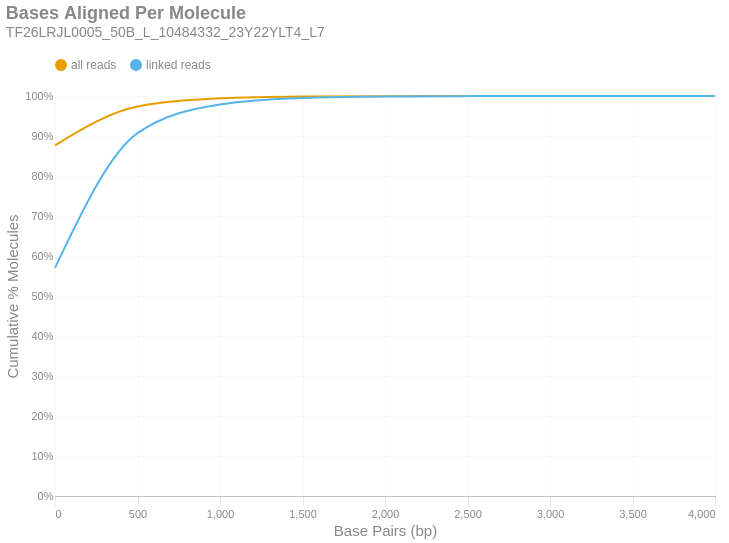

Source (notebook cell):
### Markdown cell above
### Bases Aligned Per Molecule
This is a cumulative frequency distribution showing the number of base pairs aligned per unique molecule. These data are shown in 500 bp bins. There are two distributions: one with `all reads` (yellow) and another with only `linked reads` (blue). The percent of molecules in the `linked reads` distribution is relative to the total number of linked molecules.

### Code cell
if SKIPLR:
    print_html(f"Skipped")
else:
    binned_df = consolidated_hist(valids['aligned_bp'], mask, 500, True)
    with SafeRender(binned_df):
        (
            density_plot(binned_df, 'Bases Aligned Per Molecule', samplename, 'basesper')
            .encode(
                x=alt.X('bin:Q', title="Base Pairs (bp)").axis(tickMinStep=500).scale(padding=0),
                y=alt.Y('value:Q', title='Cumulative % Molecules')
                    .axis(format='%')
                    .scale(domain = [0,1])
                    .stack(False),
                color=alt.Color("key:N").scale(domain = ["all reads", "linked reads"]),
                tooltip = [
                    alt.Tooltip("key:N", title = "Data Type"),
                    alt.Tooltip("range_label:N", title="Bases Aligned Per Molecule"),
                    alt.Tooltip("value:Q", format = ".2%", title="% Molecules (Cum.)")
                ]
            )
        ).display()

### Figure 1 — Vega-Lite specification as saved in the notebook (floating-point values rounded to 4 significant figures)
{"width": "container", "height": 400, "config": {"title": {"anchor": "start", "dy": -15, "fontSize": 18, "color": "#888888", "subtitleColor": "#888888", "subtitleFontSize": 14}, "arc": {"fill": "#0072B2"}, "axis": {"domainColor": "#888888", "domainWidth": 0.5, "gridWidth": 0.2, "grid": false, "titleFontWeight": 400, "titleFontSize": 15, "labelFontSize": 11, "labelColor": "#888888", "tickColor": "#888888", "tickWidth": 0.2, "titleColor": "#888888"}, "axisBand": {"grid": false}, "axisX": {"grid": true, "tickSize": 10, "domainCap": "round"}, "axisY": {"domain": false, "grid": true, "tickSize": 0, "domainCap": "round"}, "background": "transparent", "header": {"labelFontSize": 15, "labelColor": "#888888", "titleFontSize": 15, "titleFontWeight": 600, "titleColor": "#888888"}, "legend": {"labelFont": "sans-serif", "labelFontSize": 12, "labelColor": "#888888", "symbolSize": 100, "symbolType": "circle", "titleFontSize": 12, "titlePadding": 10, "titleColor": "#888888", "title": null, "orient": "top"}, "range": {"category": ["#E69F00", "#56B4E9", "#009E73", "#F0E442", "#0072B2", "#D55E00", "#CC79A7", "#000000"], "diverging": ["#cfe8f3", "#a2d4ec", "#73bfe2", "#46abdb", "#1696d2", "#12719e"]}, "area": {"fill": "#0072B2", "fillOpacity": 0.7, "line": true, "strokeOpacity": 0.7}, "line": {"color": "#0072B2", "stroke": "#0072B2", "strokeWidth": 2}, "trail": {"color": "#0072B2", "stroke": "#0072B2", "strokeWidth": 0, "size": 1}, "point": {"filled": true, "fillOpacity": 1.0, "size": 95}, "text": {"color": "#888888", "fontSize": 11, "align": "right", "fontWeight": 400, "size": 11}, "bar": {"fill": "#0072B2", "stroke": null}, "view": {"stroke": null, "continuousWidth": 660, "continuousHeight": 400}}, "data": {"name": "data-8fec3f91e69b80bdf149a77cee058b1f"}, "mark": {"type": "line", "interpolate": "monotone", "point": {"opacity": 0, "size": 275}}, "encoding": {"color": {"field": "key", "scale": {"domain": ["all reads", "linked reads"]}, "type": "nominal"}, "tooltip": [{"field": "key", "title": "Data Type", "type": "nominal"}, {"field": "range_label", "title": "Bases Aligned Per Molecule", "type": "nominal"}, {"field": "value", "format": ".2%", "title": "% Molecules (Cum.)", "type": "quantitative"}], "x": {"axis": {"tickMinStep": 500}, "field": "bin", "scale": {"padding": 0}, "title": "Base Pairs (bp)", "type": "quantitative"}, "y": {"axis": {"format": "%"}, "field": "value", "scale": {"domain": [0, 1]}, "stack": false, "title": "Cumulative % Molecules", "type": "quantitative"}}, "params": [{"name": "param_c36ac31b6afebe62", "select": {"type": "point", "fields": ["key"]}, "bind": "legend"}], "title": {"text": "Bases Aligned Per Molecule", "subtitle": "TF26LRJL0005_50B_L_10484332_23Y22YLT4_L7"}, "transform": [{"fold": ["all reads (cumsum)", "linked reads (cumsum)"]}, {"calculate": "replace(datum.key, ' (cumsum)', '')", "as": "key"}, {"filter": {"param": "param_c36ac31b6afebe62"}}], "usermeta": {"embedOptions": {"downloadFileName": "TF26LRJL0005_50B_L_10484332_23Y22YLT4_L7.basesper"}}, "$schema": "https://vega.github.io/schema/vega-lite/v6.4.1.json", "datasets": {"data-8fec3f91e69b80bdf149a77cee058b1f": [{"bin": "0.0", "interval": "0.0-500.0", "all reads": 0.8766, "linked reads": 0.5703, "all reads (cumsum)": 0.8766, "linked reads (cumsum)": 0.5703, "range_label": "0-499"}, {"bin": "500.0", "interval": "500.0-1000.0", "all reads": 0.09708, "linked reads": 0.3369, "all reads (cumsum)": 0.9737, "linked reads (cumsum)": 0.9071, "range_label": "500-999"}, {"bin": "1000.0", "interval": "1000.0-1500.0", "all reads": 0.02035, "linked reads": 0.07186, "all reads (cumsum)": 0.9941, "linked reads (cumsum)": 0.979, "range_label": "1000-1499"}, {"bin": "1500.0", "interval": "1500.0-2000.0", "all reads": 0.004595, "linked reads": 0.0163, "all reads (cumsum)": 0.9987, "linked reads (cumsum)": 0.9953, "range_label": "1500-1999"}, {"bin": "2000.0", "interval": "2000.0-2500.0", "all reads": 0.001012, "linked reads": 0.003591, "all reads (cumsum)": 0.9997, "linked reads (cumsum)": 0.9989, "range_label": "2000-2499"}, {"bin": "2500.0", "interval": "2500.0-3000.0", "all reads": 0.0002305, "linked reads": 0.000819, "all reads (cumsum)": 0.9999, "linked reads (cumsum)": 0.9997, "range_label": "2500-2999"}, {"bin": "3000.0", "interval": "3000.0-3500.0", "all reads": 6.027e-05, "linked reads": 0.0002142, "all reads (cumsum)": 1.0, "linked reads (cumsum)": 0.9999, "range_label": "3000-3499"}, {"bin": "3500.0", "interval": "3500.0-4000.0", "all reads": 2.127e-05, "linked reads": 7.56e-05, "all reads (cumsum)": 1.0, "linked reads (cumsum)": 1.0, "range_label": "3500-3999"}, {"bin": "4000.0", "interval": "4000.0-4500.0", "all reads": 4.727e-06, "linked reads": 1.68e-05, "all reads (cumsum)": 1.0, "linked reads (cumsum)": 1.0, "range_label": "4000-4499"}]}}
